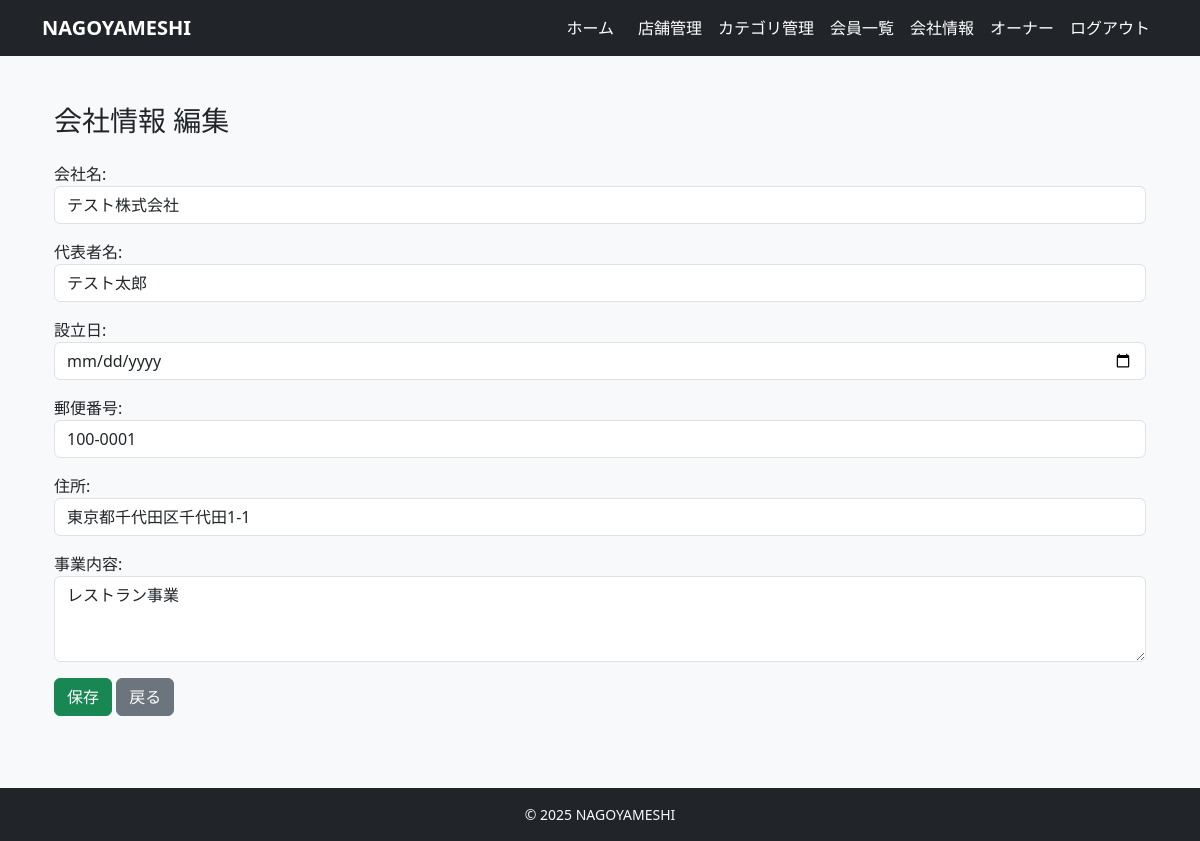
The app's page /owner/company/edit/ (signed in) with its own data.
### accounts/models.py (models this page shows, shortened)
class User(AbstractUser):
    username = None  # 使わない（メールログインにする）
    email = models.EmailField(unique=True)
    name = models.CharField(max_length=10)
    name_kana = models.CharField(max_length=10)
    zipcode = models.CharField(max_length=8)
    address = models.CharField(max_length=20)
    tel = models.CharField(max_length=11)
    company = models.ForeignKey(
        'restaurants.Company',
        verbose_name='所属会社',
        on_delete=models.SET_NULL,
        null=True,
        blank=True,
        related_name='staff_members'
    )
    is_paid_member = models.BooleanField(default=False)
    is_owner_member = models.BooleanField(default=False)
    created_at = models.DateTimeField(auto_now_add=True)
    updated_at = models.DateTimeField(auto_now=True)
    USERNAME_FIELD = 'email'
    REQUIRED_FIELDS = ['name', 'name_kana', 'zipcode', 'address', 'tel']
    objects = CustomUserManager()

### restaurants/models.py (models this page shows, shortened)
class Company(models.Model):
    owner = models.OneToOneField(
        settings.AUTH_USER_MODEL,
        on_delete=models.CASCADE,
        related_name="owned_company",
        null=True,  # 既存データがあるなら最初は許可しておくと楽
        blank=True,
    )
    name = models.CharField(max_length=100)
    representative = models.CharField(max_length=100)
    established_at = models.DateField(null=True, blank=True)
    zipcode = models.CharField(max_length=10)
    address = models.CharField(max_length=200)
    business = models.TextField()  # 事業内容
    created_at = models.DateTimeField(auto_now_add=True)
    updated_at = models.DateTimeField(auto_now=True)

### restaurants/views.py (the view)
# urls.py: path("owner/company/edit/", views.OwnerCompanyInfoView.as_view(), name="company_edit"),
class OwnerCompanyInfoView(LoginRequiredMixin, OwnerRequiredMixin, UpdateView):
    model = Company
    form_class = CompanyForm
    template_name = "restaurants/owner_company_form.html"
    success_url = reverse_lazy("restaurants:owner_dashboard")
    def get_object(self, queryset=None):
        user = self.request.user
        company, created = Company.objects.get_or_create(owner=user)
        return company

### restaurants/forms.py
class CompanyForm(forms.ModelForm):
    class Meta:
        model = Company
        fields = ["name", "representative", "established_at", "zipcode", "address", "business"]
        labels = {
            "name": "会社名",
            "representative": "代表者名",
            "established_at": "設立日",
            "zipcode": "郵便番号",
            "address": "住所",
            "business": "事業内容",
        }
        widgets = {
            "name": forms.TextInput(attrs={'class': 'form-control'}),
            "representative": forms.TextInput(attrs={'class': 'form-control'}),
            "established_at": forms.DateInput(attrs={'class': 'form-control', 'type': 'date'}),
            "zipcode": forms.TextInput(attrs={'class': 'form-control'}),
            "address": forms.TextInput(attrs={'class': 'form-control'}),
            "business": forms.Textarea(attrs={'class': 'form-control', 'rows': 3}),
        }

### restaurants/views.py (called while the page is built)
    def test_func(self):
        user = self.request.user
        return user.is_authenticated and getattr(user, "is_owner_member", False)

### templates/restaurants/owner_company_form.html (shortened to what this page needs)
{% extends "base.html" %}
{% block content %}
<div class="container py-4">
    <h1 class="mb-4 h3">会社情報 編集</h1>
    <form method="post">
        {{ form.as_p }}
        <button type="submit" class="btn btn-success">保存</button>
        <a href="{% url 'restaurants:company_detail' %}" class="btn btn-secondary">戻る</a>
    </form>
</div>
{% endblock %}

### templates/base.html (shortened to what this page needs)
<!DOCTYPE html>
<html lang="ja">
<head>
    <link href="https://cdn.jsdelivr.net/npm/bootstrap@5.3.3/dist/css/bootstrap.min.css" rel="stylesheet"
>
</head>
<body class="bg-light d-flex flex-column min-vh-100">
    <nav class="navbar navbar-expand-lg navbar-dark bg-dark mb-4">
        <div class="container">
            <a class="navbar-brand fw-bold" href="/">NAGOYAMESHI</a>
            <div class="collapse navbar-collapse" id="navbarNav">
                <ul class="navbar-nav ms-auto align-items-center">
                    {% if user.is_authenticated %}
                    {% if user.is_owner_member %}
                    <li class="nav-item">
                        <a class="nav-link me-2" href="{% url 'restaurants:owner_dashboard' %}">ホーム</a>
                    </li>
                    {% else %}
                    <li class="nav-item">
                        <a class="nav-link me-2" href="{% url 'restaurants:restaurant_list' %}">ホーム</a>
                    </li>
                    {% endif %}
                    {% if user.is_owner_member %}
                    <li class="nav-item"><a class="nav-link"
                            href="{% url 'restaurants:owner_restaurant_list' %}">店舗管理</a></li>
                    <li class="nav-item"><a class="nav-link"
                            href="{% url 'restaurants:owner_category_list' %}">カテゴリ管理</a></li>
                    <li class="nav-item"><a class="nav-link" href="{% url 'restaurants:owner_member_list' %}">会員一覧</a>
                    </li>
                    <li class="nav-item"><a class="nav-link" href="{% url 'restaurants:company_detail' %}">会社情報</a></li>
                    {% endif %}
                    {% if not user.is_owner_member %}
                    <li class="nav-item dropdown ms-2">
                        <a class="nav-link dropdown-toggle" href="#" id="navbarDropdown" role="button"
                            data-bs-toggle="dropdown" aria-expanded="false">
                            {{ user.name|default:user.email }}
                        </a>
                        <ul class="dropdown-menu dropdown-menu-end" aria-labelledby="navbarDropdown">
                            <li><a class="dropdown-item" href="{% url 'accounts:user_profile' %}">会員情報</a></li>
                            <li><a class="dropdown-item" href="{% url 'reservations:reservation_list' %}">予約一覧</a></li>
                            <li><a class="dropdown-item" href="{% url 'restaurants:my_favorite_list' %}">お気に入り一覧</a>
                            </li>
                            <li>
                                <hr class="dropdown-divider">
                            </li>
                            <li><a class="dropdown-item" href="{% url 'accounts:payment_method' %}">お支払い方法</a></li>
                            <li><a class="dropdown-item" href="{% url 'accounts:subscription_cancel' %}">有料プラン解約</a>
                            </li>
                            <li>
                                <hr class="dropdown-divider">
                            </li>
                            <li>
                                <form method="post" action="{% url 'accounts:logout' %}">
                                    {% csrf_token %}
                                    <button type="submit" class="dropdown-item w-100 text-start">
                                        ログアウト
                                    </button>
                                </form>
                            </li>
                        </ul>
                    </li>
                    {% else %}
                    <li class="nav-item ms-2">
                        <span class="navbar-text me-2">{{ user.name|default:user.email }}</span>
                    </li>
                    <li class="nav-item">
                        <form method="post" action="{% url 'accounts:logout' %}" class="d-inline">
                            <button type="submit" class="btn btn-link nav-link">
                                ログアウト
                            </button>
                        </form>
                    </li>
                    {% endif %}
                    {% endif %}
                </ul>
            </div>
        </div>
    </nav>
    <main class="container mb-5 flex-grow-1">
        {% block content %}{% endblock %}
    </main>
    <footer class="bg-dark text-light py-3 mt-auto">
        <div class="container text-center small">
            &copy; {{ now|default:"2025" }} NAGOYAMESHI
        </div>
    </footer>
</body>
</html>

### templates/base.html (style rules this page uses)
.navbar.navbar-dark .navbar-brand, .navbar.navbar-dark .navbar-text, .navbar.navbar-dark .navbar-nav .nav-link, .navbar.navbar-dark .navbar-nav .nav-link:visited, .navbar.navbar-dark .btn-link.nav-link, .navbar.navbar-dark .dropdown-toggle { color: #ffffff !important; }

### records on screen
User: name "オーナー"
Company: name "テスト株式会社", representative "テスト太郎", zipcode "100-0001", address "東京都千代田区千代田1-1", business "レストラン事業"

### other values on screen
{{ now|default:"2025" }} "2025"
